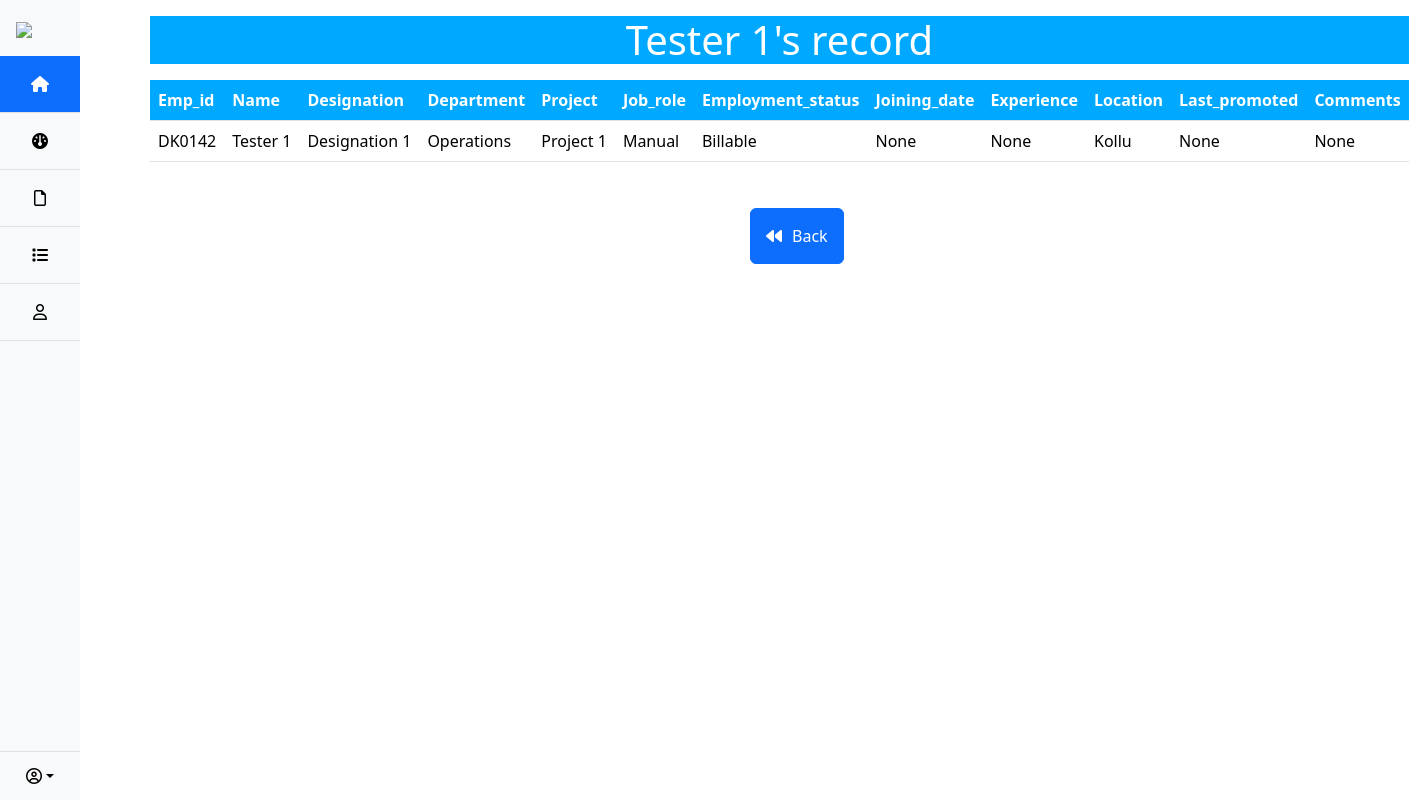
Page /view/1 on the earlier database version.
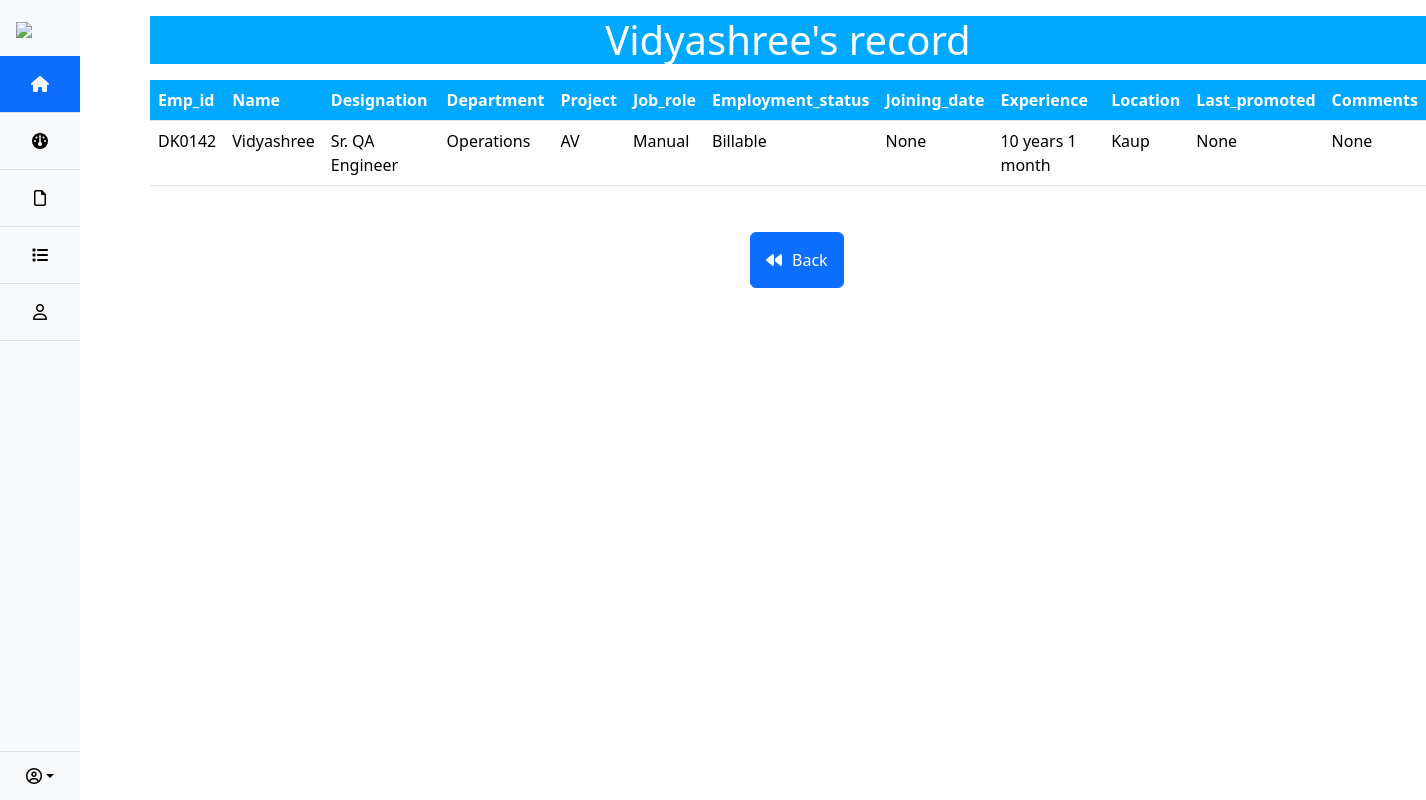
Same page on the later database version.
### app.py (models this page shows)
class Employee(db.Model):
    Sno = db.Column(db.Integer, primary_key=True, autoincrement=True)
    Emp_id = db.Column(db.String(500))
    Name = db.Column(db.String(500))
    Designation = db.Column(db.String(500))
    Department = db.Column(db.String(500))
    Project = db.Column(db.String(500))
    Job_role = db.Column(db.String(500))
    Employment_status = db.Column(db.String(500))
    Joining_date = db.Column(db.String(500))
    Experience = db.Column(db.String(500))
    Location = db.Column(db.String(500))
    Last_promoted = db.Column(db.String(500))
    Comments = db.Column(db.String(500))
    employee_status=db.Column(db.String(500))

### app.py (the view)
@app.route("/view/<int:sno>")
def view(sno):
    data=Employee.query.filter_by(Sno=sno).first()
    return render_template("view.html",data=data)

### app.py (called while the page is built)
@app.context_processor
def inject_total_employees():
    total_employees,active_employees,resigned_employees,total_resumes,hr_selected,current_year_count, last_year_count,Chennai_employees_count,kollu_employees_count,kaup_employees_count,tn_palyam_count=dashboard_function()
    return dict(total_employees=total_employees,active_employees=active_employees,resigned_employees=resigned_employees,total_resumes=total_resumes,hr_selected=hr_selected,current_year_count=current_year_count, last_year_count=last_year_count,Chennai_employees_count=Chennai_employees_count,kollu_employees_count=kollu_employees_count,kaup_employees_count=kaup_employees_count,tn_palyam_count=tn_palyam_count)

### templates/view.html (shortened to what this page needs)
<!DOCTYPE html>
<html lang="en">
<head>
    <link href="https://cdn.jsdelivr.net/npm/bootstrap@5.3.2/dist/css/bootstrap.min.css" rel="stylesheet">
    <link rel="stylesheet" href="{{ url_for('static', filename='view1.css') }}">
</head>
<body>
  <div style="display: flex;">
    {% include 'sidemenu.html'%}
    <div style="margin-left: 150px;">
      <h1 class="my-3 heading"><center>{{data.Name}}'s record</center></h1>
   <table class="table my-3">
    <thead>
      <tr>
        <th scope="col" class="table_header">Emp_id</th>
        <th scope="col" class="table_header">Name</th>
        <th scope="col" class="table_header">Designation</th>
        <th scope="col" class="table_header">Department</th>
        <th scope="col" class="table_header">Project</th>
        <th scope="col" class="table_header">Job_role</th>
        <th scope="col" class="table_header">Employment_status</th>
        <th scope="col" class="table_header">Joining_date</th>
        <th scope="col" class="table_header">Experience</th>
        <th scope="col" class="table_header">Location</th>
        <th scope="col" class="table_header">Last_promoted</th>
        <th scope="col" class="table_header">Comments</th>
      </tr>
    </thead>
    <tbody>
        <tr>
            <td>{{data.Emp_id}}</td>
            <td id="Name">{{data.Name}}</td>
            <td>{{data.Designation}}</td>
            <td>{{data.Department}}</td>
            <td>{{data.Project}}</td>
            <td>{{data.Job_role}}</td>
            <td>{{data.Employment_status}}</td>
            <td>{{data.Joining_date}}</td>
            <td>{{data.Experience}}</td>
            <td>{{data.Location }}</td>
            <td>{{data.Last_promoted }}</td>
            <td>{{data.Comments}}</td>
        </tr>
    </tbody>
    </table>
    <a class="btn btn-primary" href="/home" style="color:white; padding:10px ;margin-top:30px; margin-left:600px;"><div style="display: flex; justify-content: space-between; padding:5px;">
      <div>
        <i class="fa-solid fa-backward" style="margin-right: 10px;"></i>
      </div>
      <div>
        Back
      </div>
    </div></a>
    </div>
  </div>
</body>
</html>

Differences in the rows shown:
changed Employee "DK0142": Name "Tester 1" → "Vidyashree"; Designation "Designation 1" → "Sr. QA Engineer"; Project "Project 1" → "AV"; Experience "None" → "10 years 1 month"; Location "Kollu" → "Kaup"
